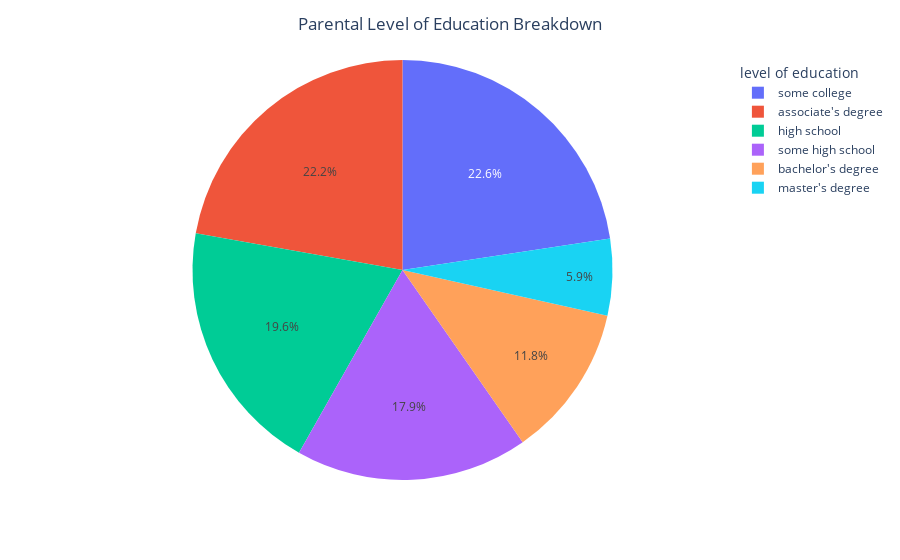

Notebook cell for this chart:
### Markdown cell above
**To make the exploration broader to the entire exam and not just certain exam topics, I added all of the 3 exam topic scores together. This made it easier to compare each students and average their scores based on their parental income.**

### Code cell
fig = px.pie(DF_ruben,
             names='parental level of education')
fig.update_layout(title=" Parental Level of Education Breakdown",
                  title_x=0.5,
                  legend_title="level of education")
fig.show()

### Figure 1 — Plotly figure (JSON) as saved in the notebook; plotly's stock layout.template omitted (floating-point values rounded to 4 significant figures; data arrays with more than 128 entries replaced by an {"elided": "..."} marker saying what was removed)
{"data": [{"domain": {"x": [0, 1], "y": [0, 1]}, "hovertemplate": "parental level of education=%{label}<extra></extra>", "labels": {"elided": "1000 str values"}, "legendgroup": "", "name": "", "showlegend": true, "type": "pie"}], "layout": {"autosize": true, "legend": {"title": {"text": "level of education"}, "tracegroupgap": 0}, "margin": {"t": 60}, "title": {"text": " Parental Level of Education Breakdown", "x": 0.5}}}
